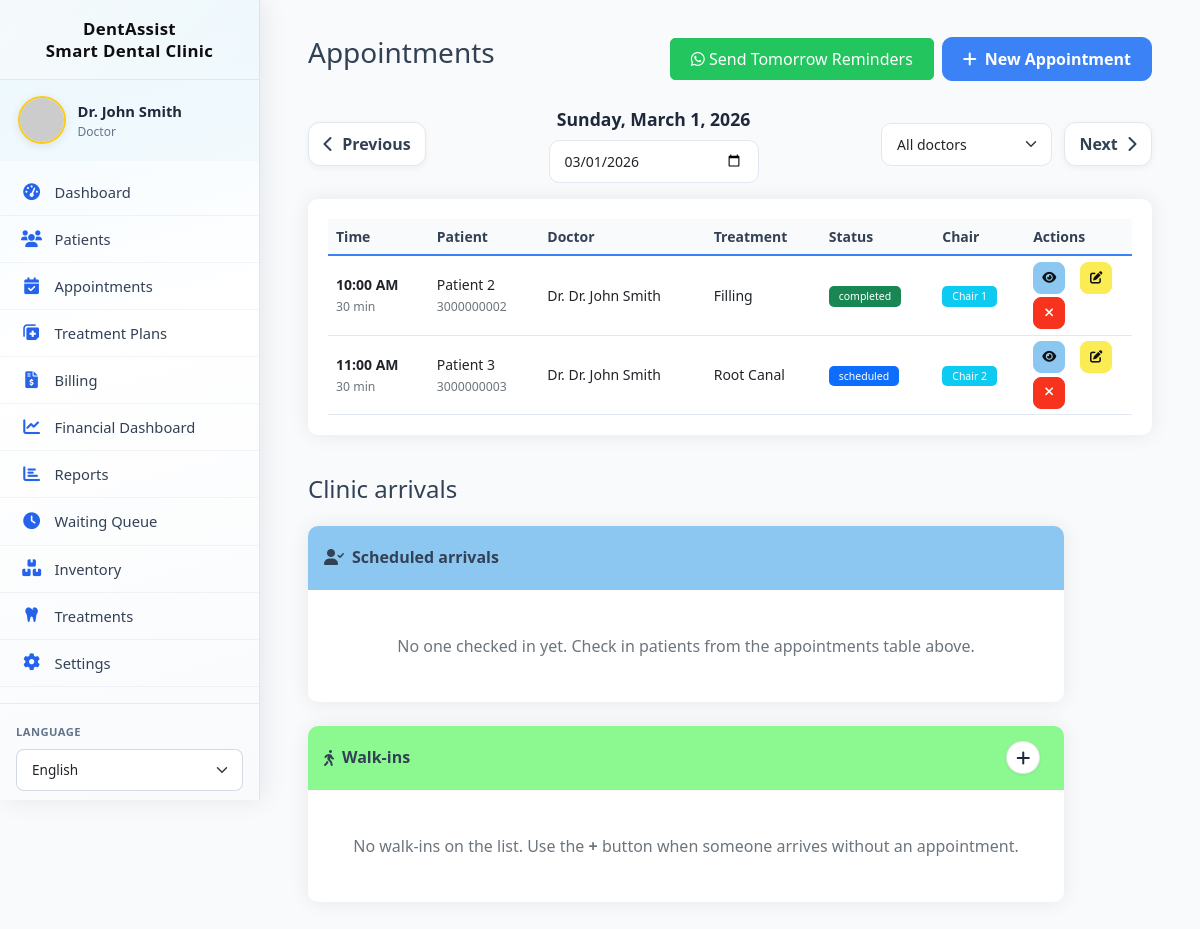
/appointments/index.php?date=2026-03-01 (signed in), run on the app's committed database.
### tables this page shows
CREATE TABLE `appointments` (
  `id` int(11) NOT NULL,
  `patient_id` int(11) NOT NULL,
  `doctor_id` int(11) NOT NULL,
  `appointment_date` date NOT NULL,
  `appointment_time` time NOT NULL,
  `duration` int(11) DEFAULT 30,
  `end_time` time GENERATED ALWAYS AS (addtime(`appointment_time`,sec_to_time(`duration` * 60))) VIRTUAL,
  `treatment_type` varchar(100) NOT NULL,
  `description` text DEFAULT NULL,
  `chair_number` int(11) DEFAULT NULL,
  `status` enum('scheduled','checked-in','in-treatment','completed','cancelled','no-show','follow-up') DEFAULT 'scheduled',
  `cancellation_reason` text DEFAULT NULL,
  `notes` text DEFAULT NULL,
  `reminder_sent_48h` tinyint(1) DEFAULT 0,
  `reminder_sent_24h` tinyint(1) DEFAULT 0,
  `reminder_sent_at` timestamp NULL DEFAULT NULL,
  `invoice_id` int(11) DEFAULT NULL,
  `created_at` timestamp NOT NULL DEFAULT current_timestamp(),
  `updated_at` timestamp NOT NULL DEFAULT current_timestamp() ON UPDATE current_timestamp(),
  `created_by` int(11) DEFAULT NULL
);

CREATE TABLE `patients` (
  `id` int(11) NOT NULL,
  `user_id` int(11) DEFAULT NULL,
  `full_name` varchar(100) NOT NULL,
  `date_of_birth` date DEFAULT NULL,
  `gender` enum('male','female','other') DEFAULT NULL,
  `phone` varchar(20) DEFAULT NULL,
  `email` varchar(100) DEFAULT NULL,
  `emergency_contact_name` varchar(100) DEFAULT NULL,
  `emergency_contact_phone` varchar(20) DEFAULT NULL,
  `emergency_contact_relation` varchar(50) DEFAULT NULL,
  `insurance_provider` varchar(100) DEFAULT NULL,
  `insurance_id` varchar(50) DEFAULT NULL,
  `insurance_type` enum('Private','Social Security','Medicaid','None') DEFAULT 'None',
  `insurance_coverage` int(11) DEFAULT 0,
  `medical_history` text DEFAULT NULL,
  `allergies` text DEFAULT NULL,
  `current_medications` text DEFAULT NULL,
  `past_surgeries` text DEFAULT NULL,
  `chronic_conditions` text DEFAULT NULL,
  `dental_history` text DEFAULT NULL,
  `previous_dentist` varchar(100) DEFAULT NULL,
  `last_visit_date` date DEFAULT NULL,
  `address_line1` varchar(255) DEFAULT NULL,
  `address_line2` varchar(255) DEFAULT NULL,
  `address` varchar(500) DEFAULT NULL,
  `city` varchar(100) DEFAULT NULL,
  `state` varchar(50) DEFAULT NULL,
  `postal_code` varchar(20) DEFAULT NULL,
  `country` varchar(50) DEFAULT 'USA',
  `points` int(11) DEFAULT 0,
  `subscription_type` enum('none','basic','premium','family') DEFAULT 'none',
  `subscription_start_date` date DEFAULT NULL,
  `subscription_end_date` date DEFAULT NULL,
  `referral_code` varchar(20) DEFAULT NULL,
  `referred_by` int(11) DEFAULT NULL,
  `created_at` timestamp NOT NULL DEFAULT current_timestamp(),
  `updated_at` timestamp NOT NULL DEFAULT current_timestamp() ON UPDATE current_timestamp(),
  `created_by` int(11) DEFAULT NULL,
  `subscription_status` enum('none','pending','active','expired') DEFAULT 'none'
);

CREATE TABLE `users` (
  `id` int(11) NOT NULL,
  `username` varchar(191) NOT NULL,
  `email` varchar(191) NOT NULL,
  `password_hash` varchar(255) NOT NULL,
  `full_name` varchar(100) NOT NULL,
  `role` enum('doctor','assistant','patient') NOT NULL,
  `is_admin` tinyint(1) NOT NULL DEFAULT 0,
  `phone` varchar(20) DEFAULT NULL,
  `profile_image` varchar(255) DEFAULT NULL,
  `created_at` timestamp NOT NULL DEFAULT current_timestamp(),
  `updated_at` timestamp NOT NULL DEFAULT current_timestamp() ON UPDATE current_timestamp(),
  `is_active` tinyint(1) DEFAULT 1,
  `last_login` timestamp NULL DEFAULT NULL
);

### appointments/index.php (the view, shortened to what the rows shown need)
<?php
require_once __DIR__ . '/../api/_helpers.php';
$db = Database::getInstance();
$date = $_GET['date'] ?? date('Y-m-d');
$where = ["appointment_date = ?"];
$params = [$date];
$types = "s";
$whereClause = implode(" AND ", $where);
$appointments = $db->fetchAll(
    "SELECT a.*,
            p.full_name as patient_name,
            p.phone as patient_phone,
            u.full_name as doctor_name
     FROM appointments a
     JOIN patients p ON a.patient_id = p.id
     JOIN users u ON a.doctor_id = u.id
     WHERE $whereClause
     ORDER BY a.appointment_time",
    $params,
    $types
);
include '../layouts/header.php';
?>
<link href="https://cdn.jsdelivr.net/npm/tom-select@2.3.1/dist/css/tom-select.bootstrap5.min.css" rel="stylesheet">
<div class="container-fluid">
    <div class="d-flex justify-content-between align-items-center mb-4 appointments-page-header">
        <h1 class="h3 appointments-page-title">Appointments</h1>
    </div>
    <div class="card" id="appointments-day-card">
        <div class="card-body appointments-table-wrap">
            <?php if (empty($appointments)): ?>
                <p class="text-muted text-center py-4">No appointments found for this date</p>
            <?php else: ?>
                <div class="table-responsive">
                    <table class="table table-hover mb-0">
                        <thead>
                            <tr>
                                <th>Time</th>
                                <th>Patient</th>
                                <th>Doctor</th>
                                <th>Treatment</th>
                                <th>Status</th>
                                <th>Chair</th>
                                <th>Actions</th>
                            </tr>
                        </thead>
                        <tbody>
                            <?php foreach ($appointments as $apt): ?>
                                <tr>
                                    <td>
                                        <strong><?php echo formatTime($apt['appointment_time']); ?></strong><br>
                                        <small class="text-muted"><?php echo $apt['duration']; ?> min</small>
                                    </td>
                                    <td>
                                        <?php $aptPid = (int) ($apt['patient_id'] ?? 0); ?>
                                        <?php if ($aptPid > 0): ?>
                                            <a href="../patients/view.php?id=<?php echo $aptPid; ?>" class="patient-name-link fw-semibold"><?php echo htmlspecialchars($apt['patient_name']); ?></a>
                                        <?php else: ?>
                                            <strong><?php echo htmlspecialchars($apt['patient_name']); ?></strong>
                                        <?php endif; ?>
                                        <br>
                                        <small class="text-muted"><?php echo htmlspecialchars((string) ($apt['patient_phone'] ?? '')); ?></small>
                                    </td>
                                    <td>Dr. <?php echo htmlspecialchars($apt['doctor_name']); ?></td>
                                    <td><?php echo $apt['treatment_type']; ?></td>
                                    <td><?php echo getStatusBadge($apt['status']); ?></td>
                                    <td>
                                        <?php if ($apt['chair_number']): ?>
                                            <span class="badge bg-info">Chair <?php echo $apt['chair_number']; ?></span>
                                        <?php else: ?>
                                            -
                                        <?php endif; ?>
                                    </td>
                                    <td>
                                        <div class="appointments-actions">
                                            <button type="button" class="btn btn-sm btn-info"
                                                    onclick="viewAppointment(<?php echo $apt['id']; ?>)"
                                                    title="View">
                                                <i class="fas fa-eye"></i>
                                            </button>
                                            <button type="button" class="btn btn-sm btn-warning"
                                                    onclick="editAppointment(<?php echo $apt['id']; ?>)"
                                                    title="Edit">
                                                <i class="fas fa-edit"></i>
                                            </button>
                                            <button type="button" class="btn btn-sm btn-danger"
                                                    onclick="cancelAppointment(<?php echo $apt['id']; ?>)"
                                                    title="Cancel">
                                                <i class="fas fa-times"></i>
                                            </button>
                                        </div>
                                    </td>
                                </tr>
                            <?php endforeach; ?>
                        </tbody>
                    </table>
                </div>
            <?php endif; ?>
        </div>
    </div>
    <div id="clinic-arrivals" class="mt-4 pt-3">
        <h2 class="h4 clinic-arrivals-heading">Clinic arrivals</h2>
    </div>
</div>
<?php include '../layouts/footer.php'; ?>

### includes/functions.php (shortened to what the rows shown need)
<?php
require_once __DIR__ . '/db.php';
function formatTime($time, $format = 'g:i A')
{
    try {
        $timeObj = new DateTime($time);
        return $timeObj->format($format);
    } catch (Exception $e) {
        return 'Not set';
    }
}
function getStatusBadge($status)
{
    $colors = [
        'scheduled' => 'primary',
        'checked-in' => 'info',
        'in-treatment' => 'warning',
        'completed' => 'success',
        'cancelled' => 'danger',
        'no-show' => 'secondary',
        'follow-up' => 'dark'
    ];
    $color = $colors[$status] ?? 'secondary';
    return "<span class='badge bg-{$color}'>{$status}</span>";
}

### data on the page
appointments: appointment_time "10:00 AM", duration "30", patient.full_name "Patient 2", patient.phone "3000000002", doctor.full_name "Dr. John Smith", treatment_type "Filling", status "completed", chair_number "1"
appointments: appointment_time "11:00 AM", duration "30", patient.full_name "Patient 3", patient.phone "3000000003", doctor.full_name "Dr. John Smith", treatment_type "Root Canal", status "scheduled", chair_number "2"

### other printed values
SITE_NAME "DentAssist Smart Dental Clinic"
$_SESSION['full_name'] "Dr. John Smith"
$role "Doctor"
__('dashboard', 'Dashboard') "Dashboard"
__('patients', 'Patients') "Patients"
__('appointments', 'Appointments') "Appointments"
__('treatment_plans', 'Treatment Plans') "Treatment Plans"
__('billing', 'Billing') "Billing"
__('financial_dashboard', 'Financial Dashboard') "Financial Dashboard"
__('reports', 'Reports') "Reports"
__('queue', 'Waiting Queue') "Waiting Queue"
__('inventory', 'Inventory') "Inventory"
__('treatments', 'Treatments') "Treatments"
__('settings', 'Settings') "Settings"
__('language', 'Language') "LANGUAGE"
